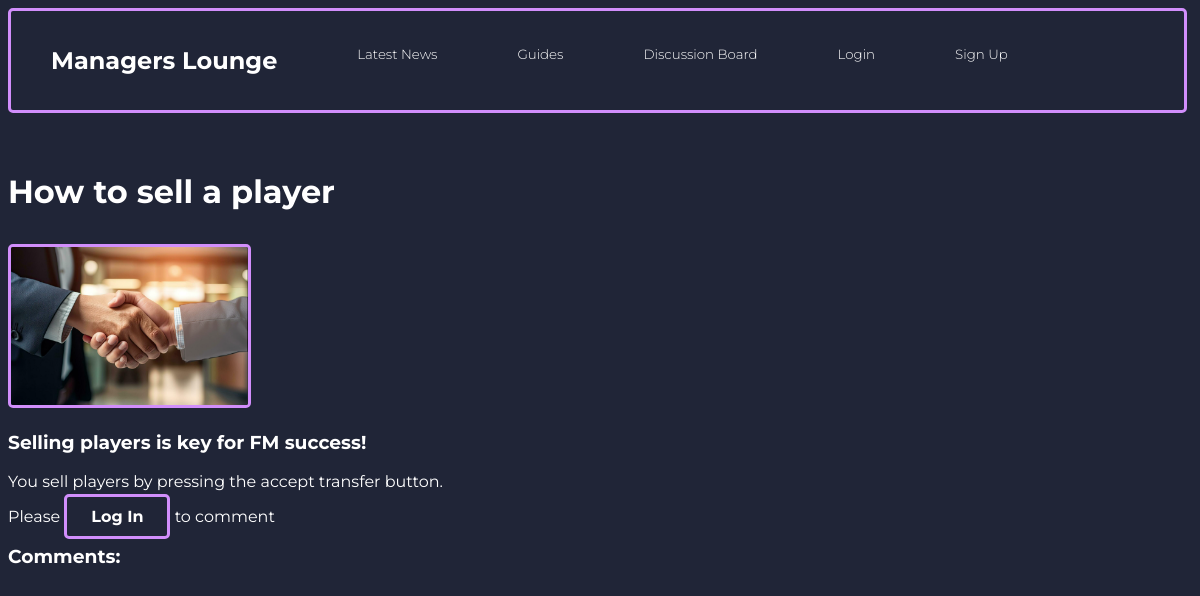
/retrieve_guides.php?id=1, run on an earlier commit of the app's database.
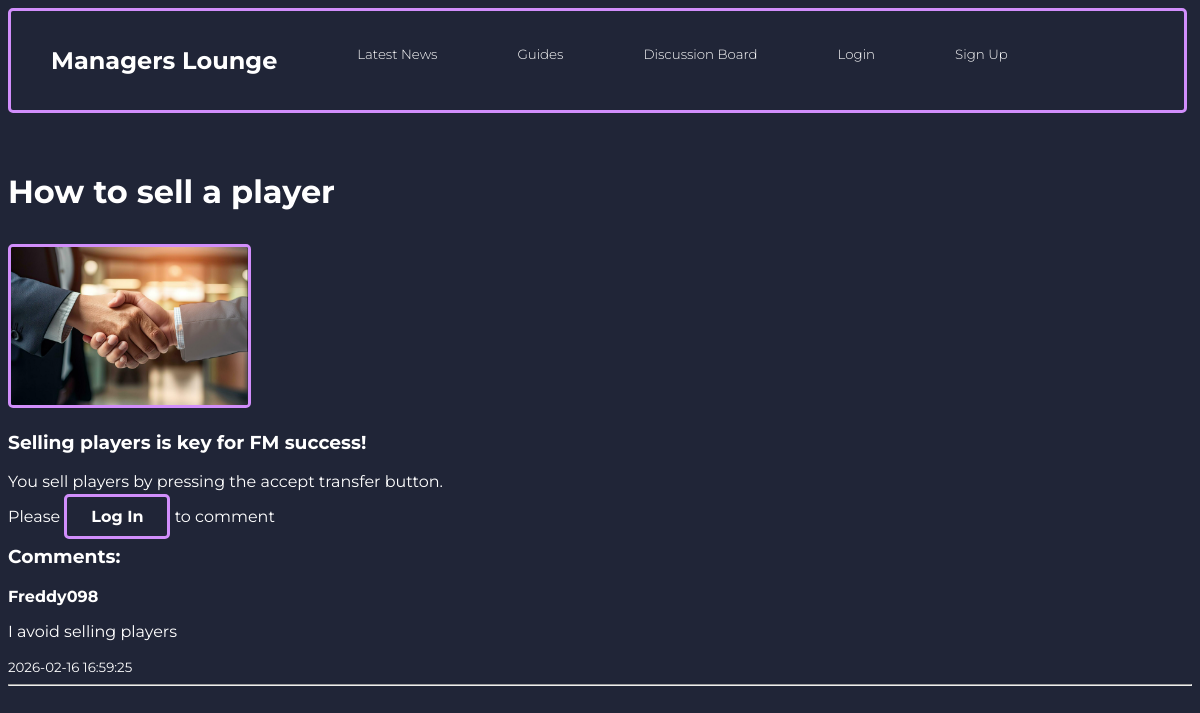
And on a later commit of the database.
### tables this page shows
CREATE TABLE `guides` (
  `id` int(11) NOT NULL,
  `title` text NOT NULL,
  `description` text NOT NULL,
  `picture` blob NOT NULL,
  `content` text NOT NULL,
  `username` text NOT NULL,
  `time_created` timestamp NOT NULL DEFAULT current_timestamp() ON UPDATE current_timestamp(),
  `comments` text NOT NULL
);

CREATE TABLE `guides_comments` (
  `id` int(11) NOT NULL,
  `user_id` int(11) NOT NULL,
  `guides_id` int(11) NOT NULL,
  `text` text NOT NULL,
  `date_created` timestamp NOT NULL DEFAULT current_timestamp() ON UPDATE current_timestamp()
);

CREATE TABLE `users` (
  `id` int(11) NOT NULL,
  `username` text NOT NULL,
  `password` text NOT NULL,
  `firstname` text NOT NULL,
  `lastname` text NOT NULL,
  `email` text NOT NULL,
  `bio` text NOT NULL,
  `profile_pic` blob NOT NULL,
  `status` enum('active','inactive','','') NOT NULL,
  `birthdate` text NOT NULL,
  `role` enum('user','admin','','') NOT NULL
);

### retrieve_guides.php (the view, shortened to what this page needs)
<!DOCTYPE html>
<html lang="en">
<head>
    <link rel="stylesheet" href="main.css">
    <link rel="stylesheet" href="retrieve_news.css">
    <link rel="stylesheet" href="feedback.css">
</head>
<body>
<nav>
        <ul>
            <li>
                <h1><a href="index.html">Managers Lounge</a></h1>
            </li>
            <li>
                <h2><a href="listnews.php">Latest News</a></li></h2>
            <li>
                <h2><a href="listguides.php">Guides</a></li></h2>
            <li>
                <h2><a href="discussionboard.php">Discussion Board</a></li></h2>
            <li>
                <h2><a class="right-float" href="login.php">Login</a></li></h2>
            <li>
                <h2><a class="right-float" href="signup.php">Sign Up</a></li></h2>
        </ul>
    </nav>
<?php
include 'connectdb.php';
$guides_id = $_GET['id'];
$sql = "SELECT title, description, content, picture FROM guides WHERE id = ?";
$stmt = $conn->prepare($sql);
$stmt->bind_param("i", $guides_id);
$stmt->execute();
$result = $stmt->get_result();
if($result->num_rows > 0) {
    while ($row = $result->fetch_assoc()){
        if (!empty($row['picture'])) {
            echo "<h1>" . html_entity_decode($row['title']) . "</h1>";
            if (file_exists($row['picture'])) {
                echo "<img src='" . htmlspecialchars($row['picture']) . "' alt='Post Image'>";
            }
        }
        echo '<section class="postCard2">';
        echo "<h3>" . html_entity_decode($row['description']) . "</h3>";
        echo "<p>" . html_entity_decode($row['content']) . "</p>";
        echo '</section>';
    }
} else {
    echo "Sorry, 0 Results Returned";
}
?>
<?php
if (isset($_SESSION['user_id'])){
    echo '
    <section class="comment-form">
        <form method="POST" action="post_guides_comments.php">
            <textarea name="text" placeholder="What would you like to comment..." required></textarea><br>
            <input type="hidden" name="guides_id" value="'. htmlspecialchars($guides_id) . '">
            <button class=btn type="submit">Post Comment</button>
        </form>
    </section>';
} else{
    echo '<p>Please <a href="login.php" class="btn">Log In</a> to comment </p>';
}
$commentQuery = "SELECT g.text, g.date_created, u.username
                 FROM guides_comments g
                 JOIN users u ON g.user_id = u.id
                 WHERE g.guides_id = ?
                 ORDER BY g.date_created DESC";
$commentStmt = $conn->prepare($commentQuery);
$commentStmt->bind_param("i", $guides_id);
$commentStmt->execute();
$commentResult = $commentStmt->get_result();
echo '<section class="comments">';
echo '<h3>Comments:</h3>';
while ($comment = $commentResult->fetch_assoc()) {
    echo "<div class='comment-box'>";
    echo "<strong>" . htmlspecialchars($comment['username']) . "</strong><br>";
    echo "<p>" . nl2br(htmlspecialchars($comment['text'])) . "</p>";
    echo "<small>" . $comment['date_created'] . "</small>";
    echo "</div><hr>";
}
echo '</section>';
?>
</body>
</html>

What changed in the data, as far as the page shows it:
added guides_comments: user.username "Freddy098", text "I avoid selling players", date_created "2026-02-16 16:59:25"
